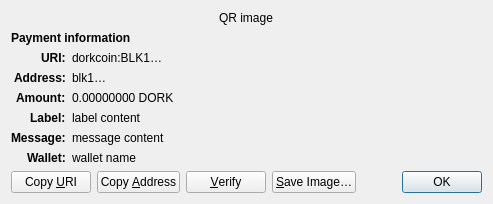
<?xml version="1.0" encoding="UTF-8"?>
<ui version="4.0">
 <class>ReceiveRequestDialog</class>
 <widget class="QDialog" name="ReceiveRequestDialog">
  <property name="geometry">
   <rect>
    <x>0</x>
    <y>0</y>
    <width>413</width>
    <height>229</height>
   </rect>
  </property>
  <property name="windowTitle">
   <string>Request payment to …</string>
  </property>
  <layout class="QGridLayout" name="gridLayout" columnstretch="0,1">
   <property name="sizeConstraint">
    <enum>QLayout::SetFixedSize</enum>
   </property>
   <item row="0" column="0" colspan="2" alignment="Qt::AlignHCenter">
    <widget class="QRImageWidget" name="qr_code">
     <property name="text">
      <string notr="true">QR image</string>
     </property>
     <property name="textInteractionFlags">
      <set>Qt::NoTextInteraction</set>
     </property>
    </widget>
   </item>
   <item row="1" column="0" colspan="2">
    <widget class="QLabel" name="payment_header">
     <property name="font">
      <font>
       <weight>75</weight>
       <bold>true</bold>
      </font>
     </property>
     <property name="text">
      <string>Payment information</string>
     </property>
     <property name="textInteractionFlags">
      <set>Qt::NoTextInteraction</set>
     </property>
    </widget>
   </item>
   <item row="2" column="0" alignment="Qt::AlignRight|Qt::AlignTop">
    <widget class="QLabel" name="uri_tag">
     <property name="font">
      <font>
       <weight>75</weight>
       <bold>true</bold>
      </font>
     </property>
     <property name="text">
      <string notr="true">URI:</string>
     </property>
     <property name="textFormat">
      <enum>Qt::PlainText</enum>
     </property>
     <property name="textInteractionFlags">
      <set>Qt::NoTextInteraction</set>
     </property>
    </widget>
   </item>
   <item row="2" column="1" alignment="Qt::AlignTop">
    <widget class="QLabel" name="uri_content">
     <property name="text">
      <string notr="true">dorkcoin:BLK1…</string>
     </property>
     <property name="textFormat">
      <enum>Qt::RichText</enum>
     </property>
     <property name="wordWrap">
      <bool>true</bool>
     </property>
     <property name="textInteractionFlags">
      <set>Qt::TextSelectableByMouse</set>
     </property>
    </widget>
   </item>
   <item row="3" column="0" alignment="Qt::AlignRight|Qt::AlignTop">
    <widget class="QLabel" name="address_tag">
     <property name="font">
      <font>
       <weight>75</weight>
       <bold>true</bold>
      </font>
     </property>
     <property name="text">
      <string>Address:</string>
     </property>
     <property name="textInteractionFlags">
      <set>Qt::NoTextInteraction</set>
     </property>
    </widget>
   </item>
   <item row="3" column="1" alignment="Qt::AlignTop">
    <widget class="QLabel" name="address_content">
     <property name="text">
      <string notr="true">blk1…</string>
     </property>
     <property name="textFormat">
      <enum>Qt::PlainText</enum>
     </property>
     <property name="textInteractionFlags">
      <set>Qt::TextSelectableByMouse</set>
     </property>
    </widget>
   </item>
   <item row="4" column="0" alignment="Qt::AlignRight|Qt::AlignTop">
    <widget class="QLabel" name="amount_tag">
     <property name="font">
      <font>
       <weight>75</weight>
       <bold>true</bold>
      </font>
     </property>
     <property name="text">
      <string>Amount:</string>
     </property>
     <property name="textInteractionFlags">
      <set>Qt::NoTextInteraction</set>
     </property>
    </widget>
   </item>
   <item row="4" column="1" alignment="Qt::AlignTop">
    <widget class="QLabel" name="amount_content">
     <property name="text">
      <string notr="true">0.00000000 DORK</string>
     </property>
     <property name="textFormat">
      <enum>Qt::PlainText</enum>
     </property>
     <property name="textInteractionFlags">
      <set>Qt::TextSelectableByMouse</set>
     </property>
    </widget>
   </item>
   <item row="5" column="0" alignment="Qt::AlignRight|Qt::AlignTop">
    <widget class="QLabel" name="label_tag">
     <property name="font">
      <font>
       <weight>75</weight>
       <bold>true</bold>
      </font>
     </property>
     <property name="text">
      <string>Label:</string>
     </property>
     <property name="textInteractionFlags">
      <set>Qt::NoTextInteraction</set>
     </property>
    </widget>
   </item>
   <item row="5" column="1" alignment="Qt::AlignTop">
    <widget class="QLabel" name="label_content">
     <property name="text">
      <string notr="true">label content</string>
     </property>
     <property name="textFormat">
      <enum>Qt::PlainText</enum>
     </property>
     <property name="wordWrap">
      <bool>true</bool>
     </property>
     <property name="textInteractionFlags">
      <set>Qt::TextSelectableByMouse</set>
     </property>
    </widget>
   </item>
   <item row="6" column="0" alignment="Qt::AlignRight|Qt::AlignTop">
    <widget class="QLabel" name="message_tag">
     <property name="font">
      <font>
       <weight>75</weight>
       <bold>true</bold>
      </font>
     </property>
     <property name="text">
      <string>Message:</string>
     </property>
     <property name="textInteractionFlags">
      <set>Qt::NoTextInteraction</set>
     </property>
    </widget>
   </item>
   <item row="6" column="1" alignment="Qt::AlignTop">
    <widget class="QLabel" name="message_content">
     <property name="text">
      <string notr="true">message content</string>
     </property>
     <property name="textFormat">
      <enum>Qt::PlainText</enum>
     </property>
     <property name="wordWrap">
      <bool>true</bool>
     </property>
     <property name="textInteractionFlags">
      <set>Qt::TextSelectableByMouse</set>
     </property>
    </widget>
   </item>
   <item row="7" column="0" alignment="Qt::AlignRight|Qt::AlignTop">
    <widget class="QLabel" name="wallet_tag">
     <property name="font">
      <font>
       <weight>75</weight>
       <bold>true</bold>
      </font>
     </property>
     <property name="text">
      <string>Wallet:</string>
     </property>
     <property name="textInteractionFlags">
      <set>Qt::NoTextInteraction</set>
     </property>
    </widget>
   </item>
   <item row="7" column="1" alignment="Qt::AlignTop">
    <widget class="QLabel" name="wallet_content">
     <property name="text">
      <string notr="true">wallet name</string>
     </property>
     <property name="textFormat">
      <enum>Qt::PlainText</enum>
     </property>
     <property name="wordWrap">
      <bool>true</bool>
     </property>
     <property name="textInteractionFlags">
      <set>Qt::TextSelectableByMouse</set>
     </property>
    </widget>
   </item>
   <item row="8" column="0" colspan="2">
    <layout class="QHBoxLayout" name="horizontalLayout">
     <item>
      <widget class="QPushButton" name="btnCopyURI">
       <property name="text">
        <string>Copy &amp;URI</string>
       </property>
       <property name="autoDefault">
        <bool>false</bool>
       </property>
      </widget>
     </item>
     <item>
      <widget class="QPushButton" name="btnCopyAddress">
       <property name="text">
        <string>Copy &amp;Address</string>
       </property>
       <property name="autoDefault">
        <bool>false</bool>
       </property>
      </widget>
     </item>
     <item>
      <widget class="QPushButton" name="btnVerify">
       <property name="text">
        <string>&amp;Verify</string>
       </property>
       <property name="toolTip">
        <string>Verify this address on e.g. a hardware wallet screen</string>
       </property>
       <property name="autoDefault">
        <bool>false</bool>
       </property>
      </widget>
     </item>
     <item>
      <widget class="QPushButton" name="btnSaveAs">
       <property name="text">
        <string>&amp;Save Image…</string>
       </property>
       <property name="autoDefault">
        <bool>false</bool>
       </property>
      </widget>
     </item>
     <item>
      <spacer name="horizontalSpacer_2">
       <property name="orientation">
        <enum>Qt::Horizontal</enum>
       </property>
       <property name="sizeHint" stdset="0">
        <size>
         <width>40</width>
         <height>20</height>
        </size>
       </property>
      </spacer>
     </item>
     <item>
      <widget class="QDialogButtonBox" name="buttonBox">
       <property name="focusPolicy">
        <enum>Qt::StrongFocus</enum>
       </property>
       <property name="standardButtons">
        <set>QDialogButtonBox::Ok</set>
       </property>
      </widget>
     </item>
    </layout>
   </item>
  </layout>
 </widget>
 <customwidgets>
  <customwidget>
   <class>QRImageWidget</class>
   <extends>QLabel</extends>
   <header>qt/qrimagewidget.h</header>
  </customwidget>
 </customwidgets>
 <tabstops>
  <tabstop>buttonBox</tabstop>
  <tabstop>btnCopyURI</tabstop>
  <tabstop>btnCopyAddress</tabstop>
  <tabstop>btnSaveAs</tabstop>
 </tabstops>
 <resources/>
 <connections>
  <connection>
   <sender>buttonBox</sender>
   <signal>accepted()</signal>
   <receiver>ReceiveRequestDialog</receiver>
   <slot>accept()</slot>
   <hints>
    <hint type="sourcelabel">
     <x>135</x>
     <y>230</y>
    </hint>
    <hint type="destinationlabel">
     <x>135</x>
     <y>126</y>
    </hint>
   </hints>
  </connection>
 </connections>
</ui>
